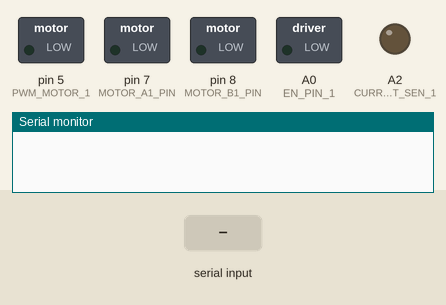
Recording of a sketch running on a simulated Arduino Uno, built with avr-gcc and run on an emulated ATmega328P. Shown: switched loads named in the sketch (green lamp = pin HIGH), output pins drawn as LEDs (lit = HIGH), the last lines printed to the serial monitor. The inputs (shaded band) are chosen by the test bench.

Above: at 1.2 s.
1.3 s: " \n" received over Serial
At 2.0 s:
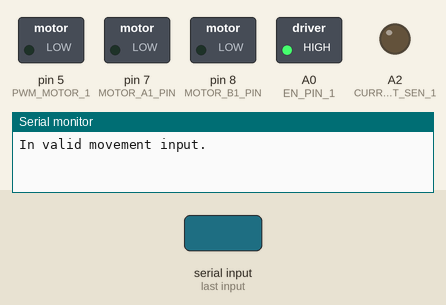
Timing chart, 0 to 4.3 s (numbered marks = the images above; inputs shaded):
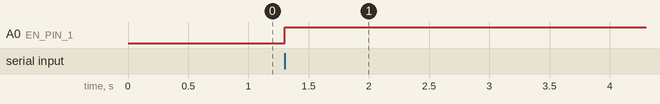

The sketch:

fish-pole-final.ino
```cpp
/* This sketch supports National Palace Project Fishing:
 * - UNO receives message directly from PC by serial port.
 * - uses Arduino UNO and Monster Motor Shield VNH2SP30 to control 1 DC motor.
 *   need some more time to check motor spec (different RPM)
 *
 *   20.04.18 wjie
 */

#define BRAKE 0
#define CW    1
#define CCW   2
#define CS_THRESHOLD 15   // Definition of safety current (Check: "1.3 Monster Shield Example").

//MOTOR 1
#define MOTOR_A1_PIN 7
#define MOTOR_B1_PIN 8
#define PWM_MOTOR_1 5
#define CURRENT_SEN_1 A2
#define EN_PIN_1 A0
#define MOTOR_1 0
#define MOTOR_2 1

short usSpeed = 100;  //default motor speed
unsigned short usMotor_Status = BRAKE;
String inputString = "";
bool stringComplete = false;
int movement;
int motor_speed = 0;

// distance sensor SG105
int sum = 0;
#define maxDis 600
#define minDis 300
#define INITIAL 0
#define ADDMAX 1
#define ADDMIN 2
//int distance;
//int cycles;
//int state;
int prevDis;
int curDis;
int startCountingDist = 0;

void setup()
{
  pinMode(MOTOR_A1_PIN, OUTPUT);
  pinMode(MOTOR_B1_PIN, OUTPUT);
  pinMode(PWM_MOTOR_1, OUTPUT);
  pinMode(CURRENT_SEN_1, OUTPUT);
  pinMode(EN_PIN_1, OUTPUT);
  prevDis = analogRead(A4);
  Serial.begin(9600);

//  distance = 0;
//  cycles = 0;
//  state = INITIAL;
}

void loop()
{

  if (startCountingDist) {
    curDis = analogRead(A4);
    int out = abs(curDis-prevDis);
    // -----------------------------------------
    // 改這個threshold 原本是20
    // Unity那邊就把150改成1500就好了 或者轉太久就改低 (>.^)
    if(out > 5){
    // -----------------------------------------
      sum += out;
      prevDis = curDis;
    }
    Serial.println(sum);
    delay(500);
  }
//  Serial.println(analogRead(A4));

  while(Serial.available())
  {
    digitalWrite(EN_PIN_1, HIGH);
    char c = Serial.read();
    inputString += c;
    if (c == '\n') {
      stringComplete = true;
    }

    if (stringComplete) {
      for (int i = 0; i < inputString.length(); i++) {
        if (inputString.substring(i, i + 1) == " ")
        {
          movement = inputString.substring(0, i).toInt();
          motor_speed = inputString.substring(i + 1).toInt();
          break;
        }
      }
      if (movement == 1) {
        usMotor_Status = BRAKE;
        motorGo(MOTOR_1, usMotor_Status, 0);
        sum = 0;
        startCountingDist = 0;
      }
      else if (movement == 2) {
        usMotor_Status = CW;
        motorGo(MOTOR_1, usMotor_Status, motor_speed);
        startCountingDist = 1;
      }
      else if (movement == 3) {
        usMotor_Status = CCW;
        motorGo(MOTOR_1, usMotor_Status, motor_speed);
      }
      else {
        Serial.println("In valid movement input.");
      }
    stringComplete = false;
    inputString = "";
    }
  }
}

void motorGo(uint8_t motor, uint8_t direct, uint8_t pwm) {
  if(motor == MOTOR_1)
  {
    if(direct == CW)
    {
      digitalWrite(MOTOR_A1_PIN, LOW);
      digitalWrite(MOTOR_B1_PIN, HIGH);
    }
    else if(direct == CCW)
    {
      digitalWrite(MOTOR_A1_PIN, HIGH);
      digitalWrite(MOTOR_B1_PIN, LOW);
    }
    else
    {
      digitalWrite(MOTOR_A1_PIN, LOW);
      digitalWrite(MOTOR_B1_PIN, LOW);
    }

    analogWrite(PWM_MOTOR_1, pwm);
  }
}
```

Measured:
- after the input at 1.3 s, A0 (EN_PIN_1): LOW → HIGH at once
